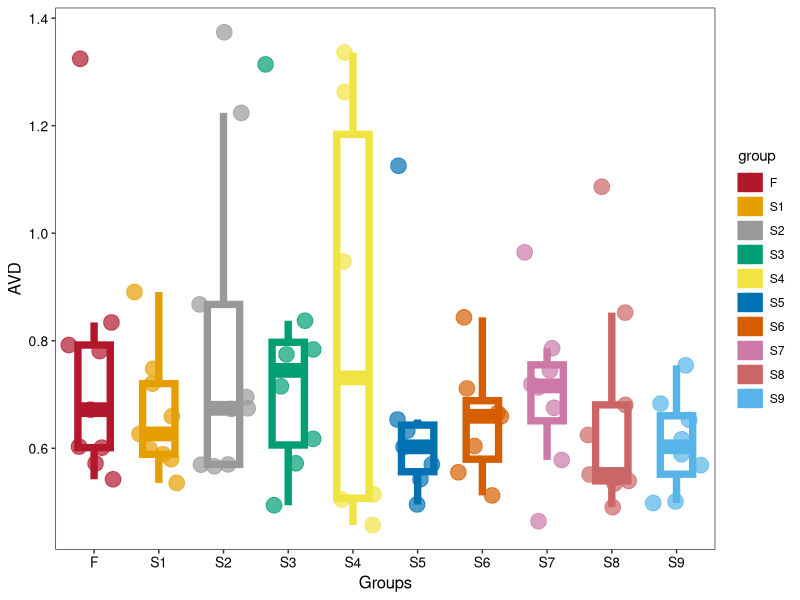

This figure's R source:
## ---- chunk 1
remove(list = ls())
library(readxl) 
library(ggplot2)
metadata <- read.table("group.txt", header=T,  comment.char="")
otutab <- read.table("OTU.txt", header=T, sep = "\t")
## ---- chunk 2
metadata2 <- data.frame(sampleID=character(),group=character(),avd=numeric(),stringsAsFactors = FALSE) 

metadata$group <- as.factor(metadata$group)
ng <- nlevels(metadata$group)
nid <- nrow(metadata)
nr <- nid/ng 
  for(i in 1:ng){
    df <- subset(otutab,select = c((2+(i-1)*nr):(2+(i-1)*nr+nr-1))) 
    row_mean <- apply(df,1,mean)
    df$mean <- row_mean
    row_sd <- apply(df,1,sd) 
    df$sd <- row_sd 
    df <- df[which(rowSums(df)>0),] 
    df1 <- subset(df,select = c(mean,sd))
    df2 <- subset(df,select = c(1:nr))
    AI <- abs(df2-df1$mean)/df1$sd
    AI[is.na(AI)]=0
    AIV <- apply(AI,2,mean) 
    AIV <- as.data.frame(AIV)
    rownames(metadata) <- metadata$sampleID
    idx <- rownames(metadata)%in%rownames(AIV)
    metadatan <- metadata[idx,]
    metadatan$avd <- AIV[1:nr,]
    metadata2 <- rbind(metadata2,metadatan) 
  }
## ---- chunk 3
p = ggplot(metadata2, aes(x=group, y=avd, color=group)) +
  geom_boxplot(alpha=1, outlier.shape = NA, outlier.size=0, size=2.5, width=0.5, fill="transparent") +
  labs(x="Groups", y="AVD") + theme_classic() +
  geom_jitter( size=5, alpha=0.7)+
  scale_fill_manual(values = c("#B2182B", "#E69F00", "#999999", "#009E73", "#F0E442", "#0072B2", "#D55E00", "#CC79A7", "#CC6666", "#56B4E9")) +
  scale_color_manual(values = c("#B2182B", "#E69F00", "#999999", "#009E73", "#F0E442", "#0072B2", "#D55E00", "#CC79A7", "#CC6666", "#56B4E9")) +
  theme_bw() +
  theme(
  panel.grid = element_blank(),
  axis.title.x = element_text(size = 12),
  axis.title.y = element_text(size = 12, angle = 90),
  axis.text.y = element_text(size = 10),
  axis.text.x = element_text(size = 10),
  axis.text = element_text(size = 8, colour = "black")
) 
p

ggsave("Figure1 G.pdf", plot = p, width = 12, height = 9)
